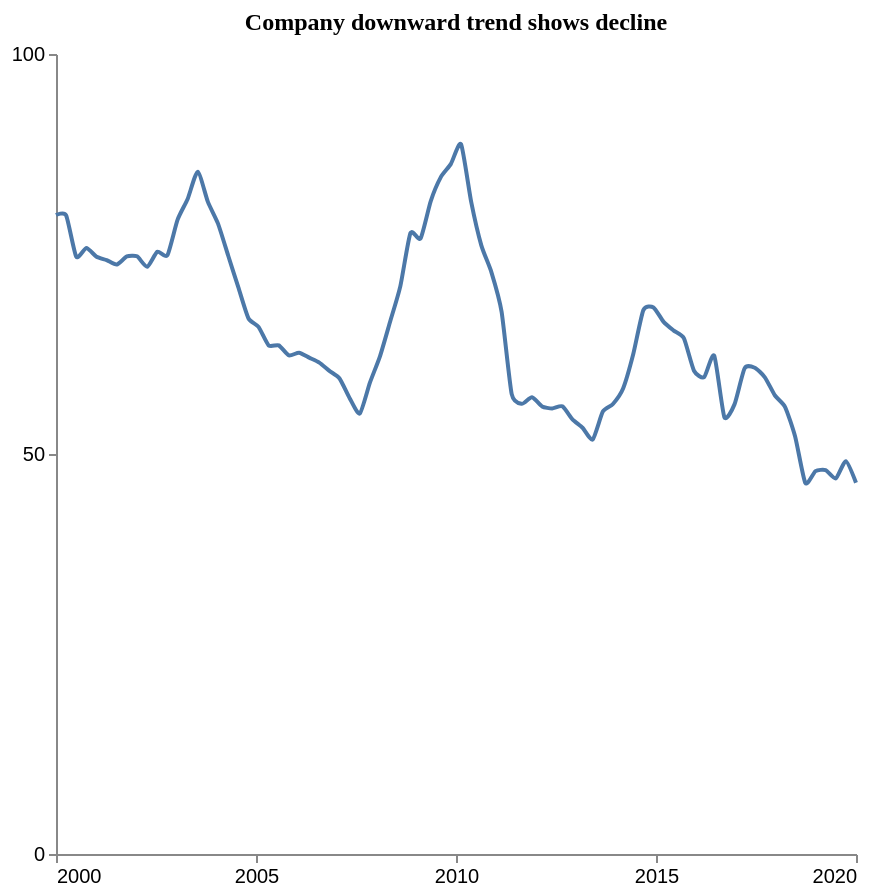

Source (Vega-Lite JSON):
### Vega-Lite specification from a JSON file in a GitHub repository (floating-point values rounded to 4 significant figures)
{"$schema": "https://vega.github.io/schema/vega-lite/v5.json", "description": "Pattern: Downward", "data": {"values": [{"X": 2000.0, "Y": 79.87}, {"X": 2000.0, "Y": 79.84}, {"X": 2001.0, "Y": 74.67}, {"X": 2001.0, "Y": 75.75}, {"X": 2001.0, "Y": 74.66}, {"X": 2001.0, "Y": 74.24}, {"X": 2002.0, "Y": 73.68}, {"X": 2002.0, "Y": 74.69}, {"X": 2002.0, "Y": 74.71}, {"X": 2002.0, "Y": 73.39}, {"X": 2003.0, "Y": 75.28}, {"X": 2003.0, "Y": 74.85}, {"X": 2003.0, "Y": 79.27}, {"X": 2003.0, "Y": 81.88}, {"X": 2004.0, "Y": 85.3}, {"X": 2004.0, "Y": 81.52}, {"X": 2004.0, "Y": 78.8}, {"X": 2004.0, "Y": 74.81}, {"X": 2005.0, "Y": 70.86}, {"X": 2005.0, "Y": 66.97}, {"X": 2005.0, "Y": 65.89}, {"X": 2005.0, "Y": 63.57}, {"X": 2006.0, "Y": 63.58}, {"X": 2006.0, "Y": 62.32}, {"X": 2006.0, "Y": 62.67}, {"X": 2006.0, "Y": 62.05}, {"X": 2007.0, "Y": 61.43}, {"X": 2007.0, "Y": 60.39}, {"X": 2007.0, "Y": 59.44}, {"X": 2007.0, "Y": 56.98}, {"X": 2008.0, "Y": 55.06}, {"X": 2008.0, "Y": 58.92}, {"X": 2008.0, "Y": 62.25}, {"X": 2008.0, "Y": 66.57}, {"X": 2009.0, "Y": 70.95}, {"X": 2009.0, "Y": 77.61}, {"X": 2009.0, "Y": 76.94}, {"X": 2009.0, "Y": 81.59}, {"X": 2010.0, "Y": 84.61}, {"X": 2010.0, "Y": 86.27}, {"X": 2010.0, "Y": 88.71}, {"X": 2010.0, "Y": 81.51}, {"X": 2011.0, "Y": 76.08}, {"X": 2011.0, "Y": 72.71}, {"X": 2011.0, "Y": 67.8}, {"X": 2011.0, "Y": 57.49}, {"X": 2012.0, "Y": 56.27}, {"X": 2012.0, "Y": 57.09}, {"X": 2012.0, "Y": 55.95}, {"X": 2012.0, "Y": 55.69}, {"X": 2013.0, "Y": 55.96}, {"X": 2013.0, "Y": 54.34}, {"X": 2013.0, "Y": 53.28}, {"X": 2013.0, "Y": 51.81}, {"X": 2014.0, "Y": 55.31}, {"X": 2014.0, "Y": 56.26}, {"X": 2014.0, "Y": 58.19}, {"X": 2014.0, "Y": 62.47}, {"X": 2015.0, "Y": 67.99}, {"X": 2015.0, "Y": 68.32}, {"X": 2015.0, "Y": 66.52}, {"X": 2015.0, "Y": 65.42}, {"X": 2016.0, "Y": 64.48}, {"X": 2016.0, "Y": 60.41}, {"X": 2016.0, "Y": 59.6}, {"X": 2016.0, "Y": 62.3}, {"X": 2017.0, "Y": 54.61}, {"X": 2017.0, "Y": 56.2}, {"X": 2017.0, "Y": 60.7}, {"X": 2017.0, "Y": 60.79}, {"X": 2018.0, "Y": 59.59}, {"X": 2018.0, "Y": 57.31}, {"X": 2018.0, "Y": 55.87}, {"X": 2018.0, "Y": 52.13}, {"X": 2019.0, "Y": 46.37}, {"X": 2019.0, "Y": 47.86}, {"X": 2019.0, "Y": 47.99}, {"X": 2019.0, "Y": 46.94}, {"X": 2020.0, "Y": 49.11}, {"X": 2020.0, "Y": 46.41}]}, "mark": {"type": "line", "interpolate": "cardinal", "tension": 0.4}, "encoding": {"x": {"field": "X", "type": "quantitative", "title": "", "axis": {"grid": false, "format": "d", "values": [2000, 2005, 2010, 2015, 2020], "tickSize": 4}, "scale": {"domain": [2000, 2020]}}, "y": {"field": "Y", "type": "quantitative", "title": "", "axis": {"grid": false, "format": "d", "values": [0, 50, 100], "tickSize": 4, "tickOpacity": 1}, "scale": {"domain": [0, 100]}}}, "title": {"text": "Company downward trend shows decline", "anchor": "middle", "font": "Tahoma", "fontSize": 12}, "config": {"lineBreak": "^", "view": {"stroke": null}}, "height": 400, "width": 400, "autosize": "pad"}
